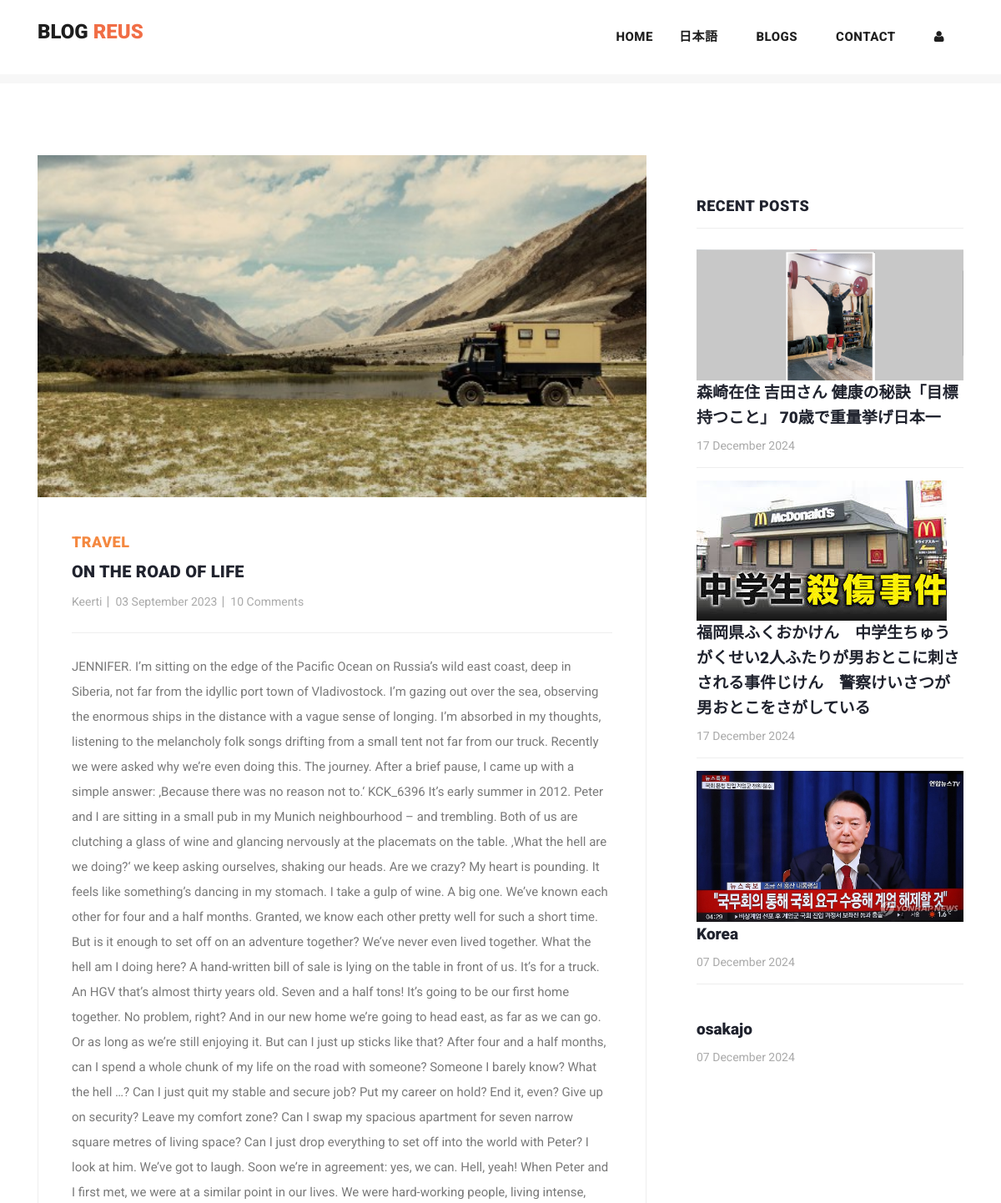
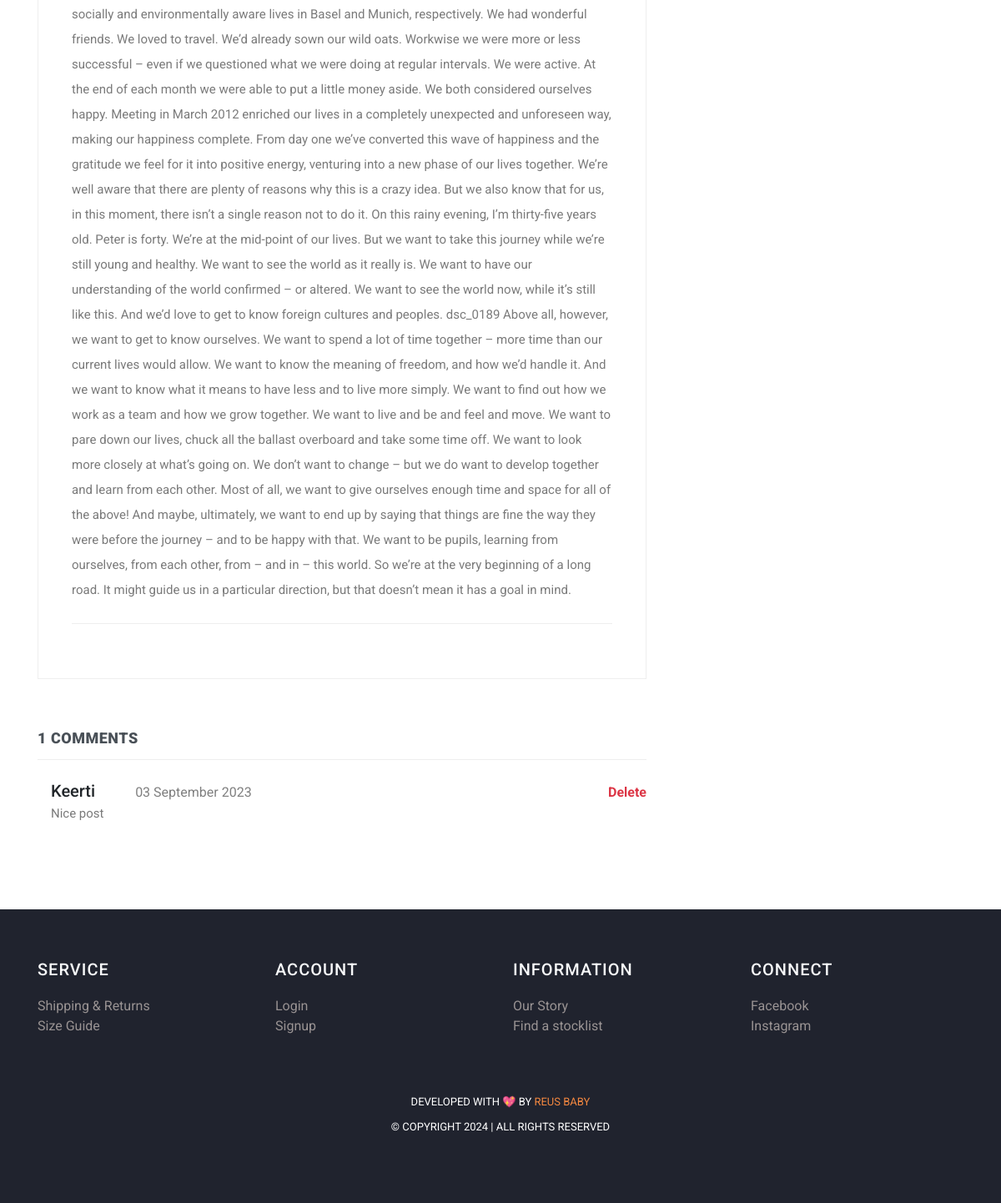
The page /post/18 on the database its author committed (2 pictures, top to bottom).
### myapp/models.py (models this page shows, shortened)
class Post(models.Model):
    postname = models.CharField(max_length=600)
    category = models.CharField(max_length=600)
    image = models.ImageField(upload_to='images/posts',blank=True,null=True)
    content = models.CharField(max_length=100000)
    time = models.CharField(default=time,max_length=100, blank=True)
    likes = models.IntegerField(null=True,blank=True,default=0)
    user = models.ForeignKey(User,on_delete=models.CASCADE)

class Comment(models.Model):
    content = models.CharField(max_length=200)
    time = models.CharField(default=time,max_length=100, blank=True)
    post = models.ForeignKey(Post,on_delete=models.CASCADE)
    user = models.ForeignKey(User,on_delete=models.CASCADE)

### myapp/views.py (the view)
# urls.py: path("post/<int:id>",views.post,name="post"),
def post(request,id):
    post = Post.objects.get(id=id)
    return render(request,"post-details.html",{
        "user":request.user,
        'post':Post.objects.get(id=id),
        'recent_posts':Post.objects.all().order_by("-id"),
        'media_url':settings.MEDIA_URL,
        'comments':Comment.objects.filter(post_id = post.id),
        'total_comments': len(Comment.objects.filter(post_id = post.id))
    })

### templates/post-details.html (shortened to what this page needs)
{% load static %}
<!DOCTYPE html>
<html lang="en">
  <head>
    <link href="https://cdn.jsdelivr.net/npm/bootstrap@5.3.0-alpha3/dist/css/bootstrap.min.css" rel="stylesheet">
    <link href="{% static 'vendor/bootstrap/css/bootstrap.min.css' %}" rel="stylesheet">
    <link rel="stylesheet" href="{% static 'assets/css/fontawesome.css' %}">
    <link rel="stylesheet" href="{% static 'assets/css/templatemo-stand-blog.css' %}">
    <link rel="stylesheet" href="{% static 'assets/css/owl.css' %}">
  </head>
  <body>
    {%include 'header.html'%}
    <section class="blog-posts grid-system">
      <div class="container">
        <div class="row">
          <div class="col-lg-8">
            <div class="all-blog-posts">
              <div class="row">
                <div class="col-lg-12">
                  <div class="blog-post">
                    <div class="blog-thumb">
                      <img src="{{media_url}}{{post.image}}" alt="post_image">
                    </div>
                    <div class="down-content">
                      <span>{{post.category}}</span>
                      <a><h4>{{post.postname}}</h4></a>
                      <ul class="post-info">
                        <li><a href="#">{{post.user}}</a></li>
                        <li><a href="#">{{post.time}}</a></li>
                        <li><a href="#">10 Comments</a></li>
                      </ul>
                      <p>{{post.content}}</p>
                    </div>
                  </div>
                </div>
                <div class="col-lg-12">
                  <div class="sidebar-item comments">
                    <div class="sidebar-heading">
                      <h2 class="text-dark-emphasis">{{total_comments}} comments</h2>
                    </div>
                    <div class="content">
                      <ul>
                        {% for comment in comments %}
                        <li style="display: block;">
                          <div class="ps-3">
                            <h5>{{comment.user}}<span class="small text-black-50 px-5 text-danger">{{comment.time}}</span>
                              {% if post.user == user or comment.user == post.user%}
                              <a href="{% url 'deletecomment' comment.id %}" class="small text-danger float-right fw-bold pt-1">Delete</a>
                              {% endif %}
                            </h5>
                            <p>{{comment.content}}</p>
                          </div>
                        </li>
                        {% endfor %}
                      </ul>
                    </div>
                  </div>
                </div>
              </div>
            </div>
          </div>
          <div class="col-lg-4">
            <div class="sidebar">
              <div class="row">
                <div class="col-lg-12">
                  <div class="sidebar-item recent-posts">
                    <div class="sidebar-heading">
                      <h2>Recent Posts</h2>
                    </div>
                    <div class="content">
                      <ul>
                        {% for post in recent_posts|slice:"0:4" %}
                        <li>
                          <img src="{{media_url}}{{post.image}}" class="img-fluid" alt="">
                          <a href="post-details.html">
                            <a href="{% url 'post' post.id %}" class="text-decoration-none text-dark"><h5>{{post.postname}}</h5></a>
                          <span>{{post.time}}</span>
                        </a></li>
                        {% endfor %}
                      </ul>
                    </div>
                  </div>
                </div>
              </div>
            </div>
          </div>
        </div>
      </div>
    </section>
   {% include "footer.html" %}
  </body>
</html>

### templates/header.html (shortened to what this page needs)
<header class="">
  <nav class="navbar navbar-expand-lg bg-white">
    <div class="container">
      <a class="navbar-brand" href="#">
        <h2>Blog<span style="color: rgb(241, 110, 70);"> Reus</span></h2>
      </a>
      <div class="collapse navbar-collapse" id="navbarResponsive">
        <ul class="navbar-nav ml-auto">
          <li>
            <a class="nav-link" href="{% url 'index' %}">Home
            </a>
          </li>
          <li class="nav-item">
            <a class="nav-link" href="{% url 'nihongo' %}">日本語</a>
          </li>
          <li class="nav-item">
            <a class="nav-link" href="{% url 'blog' %}">Blogs</a>
          </li>
          <li class="nav-item">
            <a class="nav-link" href="{% url 'contact' %}">Contact</a>
          </li>
          {% if user.is_authenticated %}
          <li class="nav-item">
            <a class="nav-link" href="{% url 'create' %}">Create</a>
          </li>
          <li class="nav-item">
            <a class="nav-link" href="{% url 'profile' user.id %}">Profile</a>
          </li>
          <li class="nav-item">
            <a class="nav-link text-primary" href="{% url 'logout' %}">Logout</a>
          </li>
          {% else %}
          <li class="nav-item">
            <a class="nav-link" href="{% url 'signin' %}"><i class="fa fa-user"></i></a>
          </li>
          {% endif %}
        </ul>
      </div>
    </div>
  </nav>
</header>
<div class="main-banner header-text">
  <div class="container-fluid">
    <div class="owl-banner owl-carousel">
    </div>
  </div>
</div>

### templates/footer.html (shortened to what this page needs)
<footer>
  <div class="container">
    <div class="row">
      <div class="col-lg-3 col-md-6 col-sm-12">
        <h4 class="text-light">SERVICE</h4>
        <ul>
          <li><a href="#">Shipping & Returns</a></li>
          <li><a href="#">Size Guide</a></li>
        </ul>
      </div>
      <div class="col-lg-3 col-md-6 col-sm-12">
        <h4 class="text-light">ACCOUNT</h4>
        <ul>
          <li><a href="{% url 'signin' %}">Login</a></li>
          <li><a href="{% url 'signup' %}">Signup</a></li>
        </ul>
      </div>
      <div class="col-lg-3 col-md-6 col-sm-12">
        <h4 class="text-light">INFORMATION</h4>
        <ul>
          <li><a href="{% url 'blog' %}">Our Story</a></li>
          <li><a href="#">Find a stocklist</a></li>
        </ul>
      </div>
      <div class="col-lg-3 col-md-6 col-sm-12">
        <h4 class="text-light">CONNECT</h4>
        <ul>
          <li><a href="https://www.facebook.com/profile.php?id=100030051046601">Facebook</a></li>
          <li><a href="https://www.facebook.com/profile.php?id=100030051046601">Instagram</a></li>
        </ul>
      </div>
    </div>
  </div>
  <div class="container mt-5">
    <div class="row">
      <div class="col-lg-12">
        <div class="p-3">
          <p>Developed with 💖 by <a href="https://www.facebook.com/profile.php?id=100030051046601">Reus Baby</a> <br>
            &copy; Copyright 2024 | All Rights Reserved
        </div>
      </div>
    </div>
  </div>
</footer>

### static/assets/css/templatemo-stand-blog.css (style rules this page uses)
body { font-family: 'Roboto', sans-serif; overflow-x: hidden; text-rendering: optimizeLegibility; -webkit-font-smoothing: antialiased; -moz-osx-font-smoothing: grayscale; }
p { margin-bottom: 0px; font-size: 15px; font-weight: 400; color: #7a7a7a; line-height: 30px; }
a { text-decoration: none!important; }
ul { padding: 0; margin: 0; list-style: none; }
h1,h2,h3,h4,h5,h6 { margin: 0px; }
header { position: absolute; z-index: 99999; width: 100%; height: 100px; background-color: #f7f7f7; -webkit-transition: all 0.3s ease-in-out 0s; -moz-transition: all 0.3s ease-in-out 0s; -o-transition: all 0.3s ease-in-out 0s; transition: all 0.3s ease-in-out 0s; }
header .navbar { padding: 25px 0px; }
.navbar .navbar-brand { float: left; margin-top: -12px; outline: none; }
.navbar .navbar-brand h2 { color: #1e1e1e; text-transform: uppercase; font-size: 24px; font-weight: 900; -webkit-transition: all .3s ease 0s; -moz-transition: all .3s ease 0s; -o-transition: all .3s ease 0s; transition: all .3s ease 0s; }
#navbarResponsive { z-index: 999; }
.navbar-collapse { text-align: center; }
.navbar .navbar-nav .nav-item { margin: 0px 15px; }
.navbar .navbar-nav a.nav-link { text-transform: capitalize; font-size: 15px; font-weight: 800; text-transform: uppercase; letter-spacing: 0.5px; color: #1e1e1e; transition: all 0.3s; }
.main-banner .container-fluid { padding: 0px 10px; margin-bottom: -24px; }
.owl-banner { padding-top: 110px; }
.blog-posts { margin-top: 100px; }
.blog-posts .blog-post { margin-bottom: 30px; }
.blog-posts .blog-thumb img { width: 100%; overflow: hidden; }
.blog-posts .down-content { padding: 40px; border-right: 1px solid #eee; border-left: 1px solid #eee; border-bottom: 1px solid #eee; }
.blog-posts .down-content span { font-size: 18px; text-transform: uppercase; letter-spacing: 0.5px; font-weight: 900; color: #f48840; }
.blog-posts .down-content h4 { font-size: 24px; text-transform: capitalize; letter-spacing: 0.5px; font-weight: 900; color: #20232e; margin: 10px 0px 12px 0px; }
.blog-posts .down-content ul.post-info li { display: inline-block; margin-right: 8px; }
.blog-posts .down-content ul.post-info li:after { content: '|'; color: #aaa; margin-left: 8px; }
.blog-posts .down-content h4 { font-size: 20px; letter-spacing: 0.25px; }
.grid-system .down-content ul.post-info li { margin-right: 3px; }
.grid-system .down-content ul.post-info li:after { margin-left: 5px; }
.blog-posts .down-content ul.post-info li:last-child::after { display: none; }
.blog-posts .down-content ul.post-info li a { font-size: 14px; color: #aaa; font-weight: 400; transition: all .3s; }
.blog-posts .down-content p { padding: 25px 0px; margin: 25px 0px; border-top: 1px solid #eee; border-bottom: 1px solid #eee; }
.blog-posts .sidebar-heading h2 { font-size: 18px; text-transform: uppercase; font-weight: 900; letter-spacing: 0.5px; color: #20232e; border-bottom: 1px solid #eee; padding-bottom: 15px; margin-bottom: 25px; }
.blog-posts .comments { margin-top: 30px; }
.blog-posts .comments ul li { display: inline-block; margin-bottom: 20px; padding-bottom: 20px; border-bottom: 1px solid #eee; }
.blog-posts .comments ul li:last-child { margin-bottom: 0px; padding-bottom: 0px; border-bottom: none; }
.sidebar { margin-left: 30px; }
.sidebar .sidebar-item { margin-top: 50px; }
.sidebar .sidebar-heading h2 { font-size: 18px; text-transform: uppercase; font-weight: 900; letter-spacing: 0.5px; color: #20232e; border-bottom: 1px solid #eee; padding-bottom: 15px; margin-bottom: 25px; }
.sidebar .recent-posts ul li { margin-bottom: 15px; padding-bottom: 15px; border-bottom: 1px solid #eee; }
.sidebar .recent-posts ul li:last-child { margin-bottom: 0px; padding-bottom: 0px; border-bottom: none; }
.sidebar .recent-posts ul li h5 { font-size: 19px; font-weight: 900; color: #20232e; line-height: 30px; transition: all 0.3s; }
.sidebar .recent-posts ul li span { display: block; font-size: 14px; color: #aaa; margin-top: 8px; }
footer { margin-top: 100px; text-align: center; background-color: #20232e; padding: 60px 0px; }
footer p { font-size: 13px; text-transform: uppercase; color: #fff; }
footer p a { color: #f48840; }

### templates/footer.html (style rules this page uses)
h4 { text-align: left; color: #dfdada; letter-spacing: 1px; margin-bottom: 20px; font-size: 20px; }
li { text-decoration: none; text-align: left; }
li a { color: rgb(153, 147, 147); }

### rows shown on the page
Post: image (picture), category "TRAVEL", postname "ON THE ROAD OF LIFE", user "Keerti", time "03 September 2023", content "JENNIFER. I’m sitting on the edge of the Pacific Ocean on Russia’s wild east coast, deep in Siberia, not far from the idyllic port town of Vladivostock. I’m gazing out over the sea, observing the enormous ships in the distance with a vague sense of longing. I’m absorbed in my thoughts, listening to the melancholy folk songs drifting from a small tent not far from our truck. Recently we were asked why we’re even doing this. The journey. After a brief pause, I came up with a simple answer: ‚Because there was no reason not to.‘ KCK_6396 It’s early summer in 2012. Peter and I are sitting in a small pub in my Munich neighbourhood – and trembling. Both of us are clutching a glass of wine and…"
Comment: user "Keerti", time "03 September 2023", shows "Delete", content "Nice post"
Post: image (picture), postname "森崎在住 吉田さん 健康の秘訣「目標持つこと」 70歳で重量挙げ日本一", time "17 December 2024"
Post: image (picture), postname "福岡県ふくおかけん 中学生ちゅうがくせい2人ふたりが男おとこに刺さされる事件じけん 警察けいさつが男おとこをさがしている", time "17 December 2024"
Post: image (picture), postname "Korea", time "07 December 2024"
Post: postname "osakajo", time "07 December 2024"

### other values the page prints
{{ total_comments }} "1"
